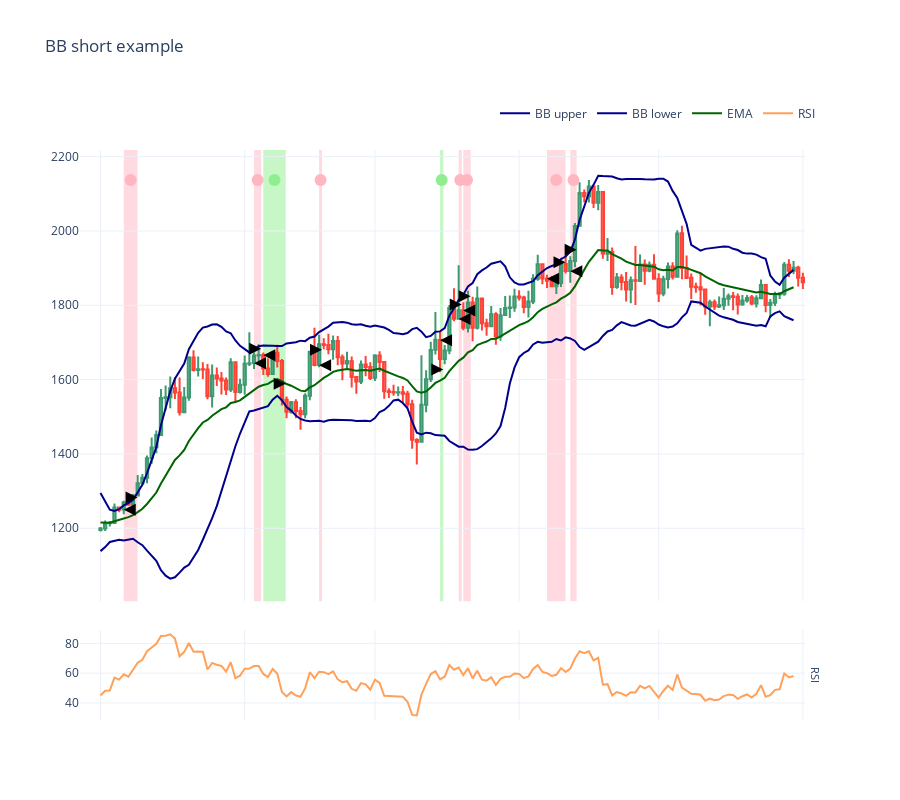

Here is the notebook cell this chart was saved with:
### Code cell
candles = universe.universe.candles.get_candles_by_pair(universe.get_single_pair().internal_id)

figure2 = visualise_single_pair_positions_with_duration_and_slippage(
    state,
    candles,
    start_at=START_AT,
    end_at=END_AT,
)

figure2.show()

### Figure 1 — Plotly figure (JSON) as saved in the notebook; plotly's stock layout.template omitted (floating-point values rounded to 4 significant figures; data arrays with more than 128 entries replaced by an {"elided": "..."} marker saying what was removed)
{"data": [{"close": {"elided": "152 float values"}, "high": {"elided": "152 float values"}, "hoverinfo": "text", "low": {"elided": "152 float values"}, "open": {"elided": "152 float values"}, "showlegend": false, "text": {"elided": "152 str values"}, "type": "candlestick", "x": {"elided": "152 str values"}, "xaxis": "x", "yaxis": "y"}, {"line": {"color": "darkblue", "shape": "linear"}, "mode": "lines", "name": "BB upper", "type": "scatter", "x": {"elided": "151 str values"}, "xaxis": "x", "y": {"elided": "151 float values"}, "yaxis": "y"}, {"line": {"color": "darkblue", "shape": "linear"}, "mode": "lines", "name": "BB lower", "type": "scatter", "x": {"elided": "151 str values"}, "xaxis": "x", "y": {"elided": "151 float values"}, "yaxis": "y"}, {"line": {"color": "darkgreen", "shape": "linear"}, "mode": "lines", "name": "EMA", "type": "scatter", "x": {"elided": "151 str values"}, "xaxis": "x", "y": {"elided": "151 float values"}, "yaxis": "y"}, {"line": {"shape": "linear"}, "mode": "lines", "name": "RSI", "type": "scatter", "x": {"elided": "151 str values"}, "xaxis": "x", "y": {"elided": "151 float values"}, "yaxis": "y2"}, {"hoverinfo": "text", "hovertext": "Position #1<br><br>Stop loss triggered at: 1275.19 USD<br><br>Profit: -131.95 USD<br>Profit: 2.5723 %<br><br>Entry price: 1250.18 USD (mid price)<br>Entry price: 1249.56 USD (expected)<br>Entry price: 1249.56 USD (executed)<br>Entry slippage: 0.0000 %<br>Entry duration: 0:00:00<br><br>Exit price: 1282.47 USD (expected)<br>Exit price: 1282.47 USD (executed)<br>Exit slippage: 0.0000 %<br>Exit duration: 0:00:00<br>Avg buy price: 1282.47 USD<br>Avg sell price: 1249.56 USD<br><br>Duration: 2 days, 23:15:00<br>Started: 2023-01-06, 00:00:00 UTC (first trade started)<br>Ended: 2023-01-08, 23:15:00 UTC (last trade executed at)<br>", "marker": {"color": "LightPink", "size": 12}, "mode": "markers", "showlegend": false, "type": "scatter", "x": ["2023-01-07T11:37:30"], "y": [2137.0]}, {"hoverinfo": "text", "hovertext": "Position #2<br><br>Stop loss triggered at: 1677.63 USD<br><br>Profit: -116.80 USD<br>Profit: 2.3442 %<br><br>Entry price: 1644.73 USD (mid price)<br>Entry price: 1643.91 USD (expected)<br>Entry price: 1643.91 USD (executed)<br>Entry slippage: 0.0000 %<br>Entry duration: 0:00:00<br><br>Exit price: 1683.33 USD (expected)<br>Exit price: 1683.33 USD (executed)<br>Exit slippage: 0.0000 %<br>Exit duration: 0:00:00<br>Avg buy price: 1683.33 USD<br>Avg sell price: 1643.91 USD<br><br>Duration: 1 day, 13:15:00<br>Started: 2023-02-03, 00:00:00 UTC (first trade started)<br>Ended: 2023-02-04, 13:15:00 UTC (last trade executed at)<br>", "marker": {"color": "LightPink", "size": 12}, "mode": "markers", "showlegend": false, "type": "scatter", "x": ["2023-02-03T18:37:30"], "y": [2137.0]}, {"hoverinfo": "text", "hovertext": "Position #3<br><br>Profit: 218.37 USD<br>Profit: -4.8190 %<br><br>Entry price: 1666.25 USD (mid price)<br>Entry price: 1665.42 USD (expected)<br>Entry price: 1665.42 USD (executed)<br>Entry slippage: 0.0000 %<br>Entry duration: 0:00:00<br><br>Exit price: 1588.64 USD (expected)<br>Exit price: 1588.64 USD (executed)<br>Exit slippage: 0.0000 %<br>Exit duration: 0:00:00<br>Avg buy price: 1588.64 USD<br>Avg sell price: 1665.42 USD<br><br>Duration: 4 days, 19:30:00<br>Started: 2023-02-05, 00:00:00 UTC (first trade started)<br>Ended: 2023-02-09, 19:30:00 UTC (last trade executed at)<br>", "marker": {"color": "LightGreen", "size": 12}, "mode": "markers", "showlegend": false, "type": "scatter", "x": ["2023-02-07T09:45:00"], "y": [2137.0]}, {"hoverinfo": "text", "hovertext": "Position #4<br><br>Stop loss triggered at: 1672.27 USD<br><br>Profit: -127.26 USD<br>Profit: 2.4981 %<br><br>Entry price: 1639.48 USD (mid price)<br>Entry price: 1638.66 USD (expected)<br>Entry price: 1638.66 USD (executed)<br>Entry slippage: 0.0000 %<br>Entry duration: 0:00:00<br><br>Exit price: 1680.64 USD (expected)<br>Exit price: 1680.64 USD (executed)<br>Exit slippage: 0.0000 %<br>Exit duration: 0:00:00<br>Avg buy price: 1680.64 USD<br>Avg sell price: 1638.66 USD<br><br>Duration: 14:45:00<br>Started: 2023-02-17, 00:00:00 UTC (first trade started)<br>Ended: 2023-02-17, 14:45:00 UTC (last trade executed at)<br>", "marker": {"color": "LightPink", "size": 12}, "mode": "markers", "showlegend": false, "type": "scatter", "x": ["2023-02-17T07:22:30"], "y": [2137.0]}, {"hoverinfo": "text", "hovertext": "Position #5<br><br>Profit: 223.59 USD<br>Profit: -4.8434 %<br><br>Entry price: 1706.72 USD (mid price)<br>Entry price: 1705.87 USD (expected)<br>Entry price: 1705.87 USD (executed)<br>Entry slippage: 0.0000 %<br>Entry duration: 0:00:00<br><br>Exit price: 1627.06 USD (expected)<br>Exit price: 1627.06 USD (executed)<br>Exit slippage: 0.0000 %<br>Exit duration: 0:00:00<br>Avg buy price: 1627.06 USD<br>Avg sell price: 1705.87 USD<br><br>Duration: 16:45:00<br>Started: 2023-03-15, 00:00:00 UTC (first trade started)<br>Ended: 2023-03-15, 16:45:00 UTC (last trade executed at)<br>", "marker": {"color": "LightGreen", "size": 12}, "mode": "markers", "showlegend": false, "type": "scatter", "x": ["2023-03-15T08:22:30"], "y": [2137.0]}, {"hoverinfo": "text", "hovertext": "Position #6<br><br>Stop loss triggered at: 1798.90 USD<br><br>Profit: -112.62 USD<br>Profit: 2.1759 %<br><br>Entry price: 1763.63 USD (mid price)<br>Entry price: 1762.75 USD (expected)<br>Entry price: 1762.75 USD (executed)<br>Entry slippage: 0.0000 %<br>Entry duration: 0:00:00<br><br>Exit price: 1801.96 USD (expected)<br>Exit price: 1801.96 USD (executed)<br>Exit slippage: 0.0000 %<br>Exit duration: 0:00:00<br>Avg buy price: 1801.96 USD<br>Avg sell price: 1762.75 USD<br><br>Duration: 16:00:00<br>Started: 2023-03-19, 00:00:00 UTC (first trade started)<br>Ended: 2023-03-19, 16:00:00 UTC (last trade executed at)<br>", "marker": {"color": "LightPink", "size": 12}, "mode": "markers", "showlegend": false, "type": "scatter", "x": ["2023-03-19T08:00:00"], "y": [2137.0]}, {"hoverinfo": "text", "hovertext": "Position #7<br><br>Stop loss triggered at: 1822.44 USD<br><br>Profit: -107.13 USD<br>Profit: 2.1179 %<br><br>Entry price: 1786.70 USD (mid price)<br>Entry price: 1785.81 USD (expected)<br>Entry price: 1785.81 USD (executed)<br>Entry slippage: 0.0000 %<br>Entry duration: 0:00:00<br><br>Exit price: 1824.44 USD (expected)<br>Exit price: 1824.44 USD (executed)<br>Exit slippage: 0.0000 %<br>Exit duration: 0:00:00<br>Avg buy price: 1824.44 USD<br>Avg sell price: 1785.81 USD<br><br>Duration: 1 day, 14:00:00<br>Started: 2023-03-20, 00:00:00 UTC (first trade started)<br>Ended: 2023-03-21, 14:00:00 UTC (last trade executed at)<br>", "marker": {"color": "LightPink", "size": 12}, "mode": "markers", "showlegend": false, "type": "scatter", "x": ["2023-03-20T19:00:00"], "y": [2137.0]}, {"hoverinfo": "text", "hovertext": "Position #8<br><br>Stop loss triggered at: 1909.75 USD<br><br>Profit: -113.54 USD<br>Profit: 2.2897 %<br><br>Entry price: 1872.31 USD (mid price)<br>Entry price: 1871.37 USD (expected)<br>Entry price: 1871.37 USD (executed)<br>Entry slippage: 0.0000 %<br>Entry duration: 0:00:00<br><br>Exit price: 1915.48 USD (expected)<br>Exit price: 1915.48 USD (executed)<br>Exit slippage: 0.0000 %<br>Exit duration: 0:00:00<br>Avg buy price: 1915.48 USD<br>Avg sell price: 1871.37 USD<br><br>Duration: 3 days, 23:15:00<br>Started: 2023-04-07, 00:00:00 UTC (first trade started)<br>Ended: 2023-04-10, 23:15:00 UTC (last trade executed at)<br>", "marker": {"color": "LightPink", "size": 12}, "mode": "markers", "showlegend": false, "type": "scatter", "x": ["2023-04-08T23:37:30"], "y": [2137.0]}, {"hoverinfo": "text", "hovertext": "Position #9<br><br>Stop loss triggered at: 1930.10 USD<br><br>Profit: -144.38 USD<br>Profit: 2.9616 %<br><br>Entry price: 1892.26 USD (mid price)<br>Entry price: 1891.31 USD (expected)<br>Entry price: 1891.31 USD (executed)<br>Entry slippage: 0.0000 %<br>Entry duration: 0:00:00<br><br>Exit price: 1949.10 USD (expected)<br>Exit price: 1949.10 USD (executed)<br>Exit slippage: 0.0000 %<br>Exit duration: 0:00:00<br>Avg buy price: 1949.10 USD<br>Avg sell price: 1891.31 USD<br><br>Duration: 1 day, 8:45:00<br>Started: 2023-04-12, 00:00:00 UTC (first trade started)<br>Ended: 2023-04-13, 08:45:00 UTC (last trade executed at)<br>", "marker": {"color": "LightPink", "size": 12}, "mode": "markers", "showlegend": false, "type": "scatter", "x": ["2023-04-12T16:22:30"], "y": [2137.0]}, {"marker": {"color": "black", "line": {"width": 0}, "size": 12, "symbol": "arrow-right"}, "mode": "markers", "showlegend": false, "text": ["<Close short #2 \n   3.999871847157831905598815651 WETH at 1282.4719721399874 USD, success phase\n   collateral consumption: -5129.724818562923586351931190 aPolUSDC, collateral allocation: -2368.061133369202454944365726 aPolUSDC\n   reserve: 0\n   >", "<Close short #4 \n   2.959971766568726682869279227 WETH at 1683.3331482163558 USD, success phase\n   collateral consumption: -4982.619838104622432351936770 aPolUSDC, collateral allocation: -2317.233479950676545395773389 aPolUSDC\n   reserve: 0\n   >", "<Close short #6 \n   2.852334560072924622184462111 WETH at 1588.6406913008896 USD, success phase\n   collateral consumption: -4531.335880169639973866527976 aPolUSDC, collateral allocation: -2593.929681660765237305444132 aPolUSDC\n   reserve: 0\n   >", "<Close short #8 \n   3.031187277606423684670087025 WETH at 1680.6421031393438 USD, success phase\n   collateral consumption: -5094.342234831241127855485103 aPolUSDC, collateral allocation: -2357.515541783875854249695583 aPolUSDC\n   reserve: 0\n   >", "<Close short #10 \n   2.837189118886204059978404810 WETH at 1627.0646197007957 USD, success phase\n   collateral consumption: -4616.291188812614785005688808 aPolUSDC, collateral allocation: -2644.732254399866390522343078 aPolUSDC\n   reserve: 0\n   >", "<Close short #12 \n   2.872418443988044172247054216 WETH at 1801.955456353026 USD, success phase\n   collateral consumption: -5175.971382066170762445143389 aPolUSDC, collateral allocation: -2420.316355012669160062420797 aPolUSDC\n   reserve: 0\n   >", "<Close short #14 \n   2.772460833150365095125980500 WETH at 1824.4376816590614 USD, success phase\n   collateral consumption: -5058.183279469221987271940049 aPolUSDC, collateral allocation: -2369.505119854086455971095978 aPolUSDC\n   reserve: 0\n   >", "<Close short #16 \n   2.588626977757624800938151107 WETH at 1915.482185780985 USD, success phase\n   collateral consumption: -4958.470101144325721248719780 aPolUSDC, collateral allocation: -2309.542646801761041046401482 aPolUSDC\n   reserve: 0\n   >", "<Close short #18 \n   2.501145101781408849739923284 WETH at 1949.101535043209 USD, success phase\n   collateral consumption: -4874.986975994691137883958565 aPolUSDC, collateral allocation: -2221.931936139081835995219750 aPolUSDC\n   reserve: 0\n   >"], "type": "scatter", "x": ["2023-01-08T23:15:00", "2023-02-04T13:15:00", "2023-02-09T19:30:00", "2023-02-17T14:45:00", "2023-03-15T16:45:00", "2023-03-19T16:00:00", "2023-03-21T14:00:00", "2023-04-10T23:15:00", "2023-04-13T08:45:00"], "y": [1282.0, 1683.0, 1589.0, 1681.0, 1627.0, 1802.0, 1824.0, 1915.0, 1949.0]}, {"marker": {"color": "black", "line": {"width": 0}, "size": 12, "symbol": "arrow-left"}, "mode": "markers", "showlegend": false, "text": ["<Increase short #1 \n   -3.999410974161518797533630898 WETH at 1249.5590056352567 USD, success phase\n   collateral consumption: 4997.499999999999999947958296 aPolUSDC, collateral allocation: 0 aPolUSDC\n   reserve: 2500\n   >", "<Increase short #3 \n   -2.959790914138461655923278987 WETH at 1643.9090611300185 USD, success phase\n   collateral consumption: 4865.627102802517651475035983 aPolUSDC, collateral allocation: 0 aPolUSDC\n   reserve: 2434.03056668460112632601521909236907958984375\n   >", "<Increase short #5 \n   -2.851468837655686603372199769 WETH at 1665.4183106963999 USD, success phase\n   collateral consumption: 4748.888414611960097723227680 aPolUSDC, collateral allocation: 0 aPolUSDC\n   reserve: 2375.63202331763886832050047814846038818359375\n   >", "<Increase short #7 \n   -3.031187277606423684670087025 WETH at 1638.6572221456954 USD, success phase\n   collateral consumption: 4967.076924125914920699076792 aPolUSDC, collateral allocation: 0 aPolUSDC\n   reserve: 2484.78085248920206140610389411449432373046875\n   >", "<Increase short #9 \n   -2.837189118886204059978404810 WETH at 1705.8698039755393 USD, success phase\n   collateral consumption: 4839.875246075941937255797089 aPolUSDC, collateral allocation: 0 aPolUSDC\n   reserve: 2421.14819713653923827223479747772216796875\n   >", "<Increase short #11 \n   -2.872418443988044172247054216 WETH at 1762.7471797878877 USD, success phase\n   collateral consumption: 5063.347511310637214084659352 aPolUSDC, collateral allocation: 0 aPolUSDC\n   reserve: 2532.94022576820270842290483415126800537109375\n   >", "<Increase short #13 \n   -2.772286110763088337172223894 WETH at 1785.8113321239234 USD, success phase\n   collateral consumption: 4950.779952490481009538884316 aPolUSDC, collateral allocation: 0 aPolUSDC\n   reserve: 2476.628290390435722656548023223876953125\n   >", "<Increase short #15 \n   -2.588323909465859628148675462 WETH at 1871.3694703453768 USD, success phase\n   collateral consumption: 4843.710343539400304002393026 aPolUSDC, collateral allocation: 0 aPolUSDC\n   reserve: 2423.06670512226128266775049269199371337890625\n   >", "<Increase short #17 \n   -2.501039925100904533571237454 WETH at 1891.3104903981964 USD, success phase\n   collateral consumption: 4730.243047248060110128644358 aPolUSDC, collateral allocation: 0 aPolUSDC\n   reserve: 2366.3046759620110606192611157894134521484375\n   >"], "type": "scatter", "x": ["2023-01-06T00:00:00", "2023-02-03T00:00:00", "2023-02-05T00:00:00", "2023-02-17T00:00:00", "2023-03-15T00:00:00", "2023-03-19T00:00:00", "2023-03-20T00:00:00", "2023-04-07T00:00:00", "2023-04-12T00:00:00"], "y": [1250.0, 1644.0, 1665.0, 1639.0, 1706.0, 1763.0, 1786.0, 1871.0, 1891.0]}], "layout": {"annotations": [{"font": {"size": 11}, "showarrow": false, "text": "RSI", "textangle": 90, "x": 0.98, "xanchor": "left", "xref": "paper", "y": 0.07917, "yanchor": "middle", "yref": "paper"}], "height": 800, "hovermode": "x unified", "legend": {"orientation": "h", "x": 1, "xanchor": "right", "y": 1.09, "yanchor": "top"}, "margin": {"t": 150}, "shapes": [{"fillcolor": "LightPink", "layer": "below", "line": {"width": 0}, "opacity": 0.5, "type": "rect", "x0": "2023-01-06T00:00:00", "x1": "2023-01-08T23:15:00", "xref": "x", "y0": 0, "y1": 1, "yref": "y domain"}, {"line": {"color": "black", "width": 1}, "type": "line", "x0": "2023-01-06T00:00:00", "x1": "2023-01-06T00:00:00", "xref": "x", "y0": 1250.0, "y1": 1250.0, "yref": "y"}, {"line": {"color": "black", "width": 1}, "type": "line", "x0": "2023-01-08T23:15:00", "x1": "2023-01-08T23:15:00", "xref": "x", "y0": 1282.0, "y1": 1282.0, "yref": "y"}, {"fillcolor": "LightPink", "layer": "below", "line": {"width": 0}, "opacity": 0.5, "type": "rect", "x0": "2023-02-03T00:00:00", "x1": "2023-02-04T13:15:00", "xref": "x", "y0": 0, "y1": 1, "yref": "y domain"}, {"line": {"color": "black", "width": 1}, "type": "line", "x0": "2023-02-03T00:00:00", "x1": "2023-02-03T00:00:00", "xref": "x", "y0": 1644.0, "y1": 1644.0, "yref": "y"}, {"line": {"color": "black", "width": 1}, "type": "line", "x0": "2023-02-04T13:15:00", "x1": "2023-02-04T13:15:00", "xref": "x", "y0": 1683.0, "y1": 1683.0, "yref": "y"}, {"fillcolor": "LightGreen", "layer": "below", "line": {"width": 0}, "opacity": 0.5, "type": "rect", "x0": "2023-02-05T00:00:00", "x1": "2023-02-09T19:30:00", "xref": "x", "y0": 0, "y1": 1, "yref": "y domain"}, {"line": {"color": "black", "width": 1}, "type": "line", "x0": "2023-02-05T00:00:00", "x1": "2023-02-05T00:00:00", "xref": "x", "y0": 1665.0, "y1": 1665.0, "yref": "y"}, {"line": {"color": "black", "width": 1}, "type": "line", "x0": "2023-02-09T19:30:00", "x1": "2023-02-09T19:30:00", "xref": "x", "y0": 1589.0, "y1": 1589.0, "yref": "y"}, {"fillcolor": "LightPink", "layer": "below", "line": {"width": 0}, "opacity": 0.5, "type": "rect", "x0": "2023-02-17T00:00:00", "x1": "2023-02-17T14:45:00", "xref": "x", "y0": 0, "y1": 1, "yref": "y domain"}, {"line": {"color": "black", "width": 1}, "type": "line", "x0": "2023-02-17T00:00:00", "x1": "2023-02-17T00:00:00", "xref": "x", "y0": 1639.0, "y1": 1639.0, "yref": "y"}, {"line": {"color": "black", "width": 1}, "type": "line", "x0": "2023-02-17T14:45:00", "x1": "2023-02-17T14:45:00", "xref": "x", "y0": 1681.0, "y1": 1681.0, "yref": "y"}, {"fillcolor": "LightGreen", "layer": "below", "line": {"width": 0}, "opacity": 0.5, "type": "rect", "x0": "2023-03-15T00:00:00", "x1": "2023-03-15T16:45:00", "xref": "x", "y0": 0, "y1": 1, "yref": "y domain"}, {"line": {"color": "black", "width": 1}, "type": "line", "x0": "2023-03-15T00:00:00", "x1": "2023-03-15T00:00:00", "xref": "x", "y0": 1706.0, "y1": 1706.0, "yref": "y"}, {"line": {"color": "black", "width": 1}, "type": "line", "x0": "2023-03-15T16:45:00", "x1": "2023-03-15T16:45:00", "xref": "x", "y0": 1627.0, "y1": 1627.0, "yref": "y"}, {"fillcolor": "LightPink", "layer": "below", "line": {"width": 0}, "opacity": 0.5, "type": "rect", "x0": "2023-03-19T00:00:00", "x1": "2023-03-19T16:00:00", "xref": "x", "y0": 0, "y1": 1, "yref": "y domain"}, {"line": {"color": "black", "width": 1}, "type": "line", "x0": "2023-03-19T00:00:00", "x1": "2023-03-19T00:00:00", "xref": "x", "y0": 1763.0, "y1": 1763.0, "yref": "y"}, {"line": {"color": "black", "width": 1}, "type": "line", "x0": "2023-03-19T16:00:00", "x1": "2023-03-19T16:00:00", "xref": "x", "y0": 1802.0, "y1": 1802.0, "yref": "y"}, {"fillcolor": "LightPink", "layer": "below", "line": {"width": 0}, "opacity": 0.5, "type": "rect", "x0": "2023-03-20T00:00:00", "x1": "2023-03-21T14:00:00", "xref": "x", "y0": 0, "y1": 1, "yref": "y domain"}, {"line": {"color": "black", "width": 1}, "type": "line", "x0": "2023-03-20T00:00:00", "x1": "2023-03-20T00:00:00", "xref": "x", "y0": 1786.0, "y1": 1786.0, "yref": "y"}, {"line": {"color": "black", "width": 1}, "type": "line", "x0": "2023-03-21T14:00:00", "x1": "2023-03-21T14:00:00", "xref": "x", "y0": 1824.0, "y1": 1824.0, "yref": "y"}, {"fillcolor": "LightPink", "layer": "below", "line": {"width": 0}, "opacity": 0.5, "type": "rect", "x0": "2023-04-07T00:00:00", "x1": "2023-04-10T23:15:00", "xref": "x", "y0": 0, "y1": 1, "yref": "y domain"}, {"line": {"color": "black", "width": 1}, "type": "line", "x0": "2023-04-07T00:00:00", "x1": "2023-04-07T00:00:00", "xref": "x", "y0": 1871.0, "y1": 1871.0, "yref": "y"}, {"line": {"color": "black", "width": 1}, "type": "line", "x0": "2023-04-10T23:15:00", "x1": "2023-04-10T23:15:00", "xref": "x", "y0": 1915.0, "y1": 1915.0, "yref": "y"}, {"fillcolor": "LightPink", "layer": "below", "line": {"width": 0}, "opacity": 0.5, "type": "rect", "x0": "2023-04-12T00:00:00", "x1": "2023-04-13T08:45:00", "xref": "x", "y0": 0, "y1": 1, "yref": "y domain"}, {"line": {"color": "black", "width": 1}, "type": "line", "x0": "2023-04-12T00:00:00", "x1": "2023-04-12T00:00:00", "xref": "x", "y0": 1891.0, "y1": 1891.0, "yref": "y"}, {"line": {"color": "black", "width": 1}, "type": "line", "x0": "2023-04-13T08:45:00", "x1": "2023-04-13T08:45:00", "xref": "x", "y0": 1949.0, "y1": 1949.0, "yref": "y"}], "title": {"text": "BB short example", "y": 0.95}, "xaxis": {"anchor": "y", "domain": [0, 0.98], "matches": "x2", "rangeslider": {"visible": false}, "showticklabels": false}, "xaxis2": {"anchor": "y2", "domain": [0, 0.98], "rangeslider": {"visible": false}}, "yaxis": {"anchor": "x", "domain": [0.2083, 1], "showspikes": true, "spikedash": "dot", "spikemode": "across", "spikesnap": "cursor", "spikethickness": 1}, "yaxis2": {"anchor": "x2", "domain": [0, 0.1583], "showspikes": true, "spikedash": "dot", "spikemode": "across", "spikesnap": "cursor", "spikethickness": 1}}}
